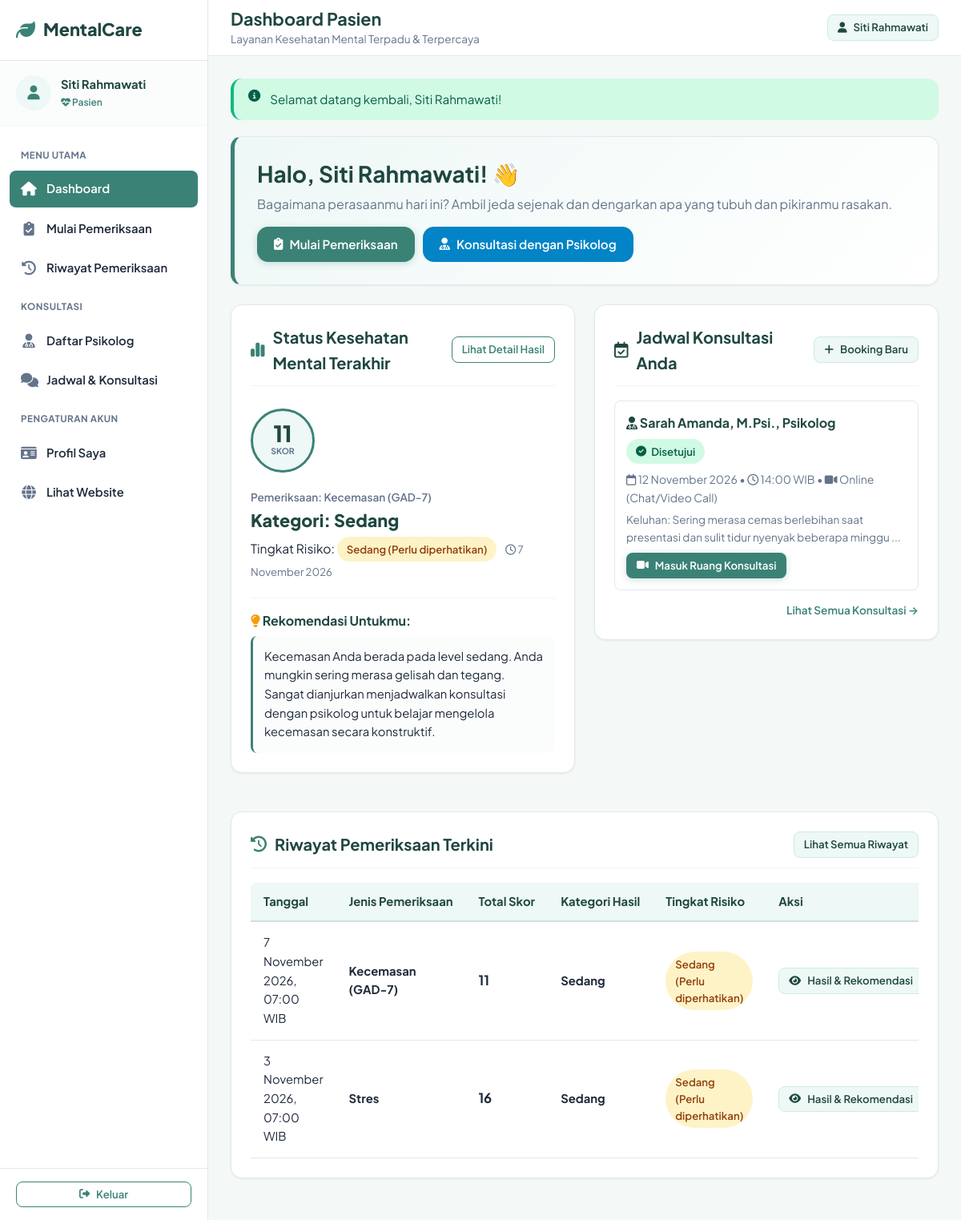
The app's page /pasien/index.php (signed in) with its own data.
### tables this page shows
CREATE TABLE pemeriksaan (
  id INT AUTO_INCREMENT PRIMARY KEY,
  pasien_id INT NOT NULL,
  kategori_id INT NOT NULL,
  total_skor INT NOT NULL,
  kategori_hasil VARCHAR(80) NOT NULL,
  tingkat_risiko VARCHAR(80) NOT NULL,
  rekomendasi TEXT NOT NULL,
  ada_item_kritis TINYINT(1) NOT NULL DEFAULT 0,
  tanggal_pemeriksaan DATETIME NOT NULL DEFAULT CURRENT_TIMESTAMP,
  created_at TIMESTAMP DEFAULT CURRENT_TIMESTAMP,
  FOREIGN KEY (pasien_id) REFERENCES users(id) ON DELETE CASCADE,
  FOREIGN KEY (kategori_id) REFERENCES kategori_assessment(id) ON DELETE CASCADE
);

CREATE TABLE kategori_assessment (
  id INT AUTO_INCREMENT PRIMARY KEY,
  nama VARCHAR(100) NOT NULL,
  kode VARCHAR(40) NOT NULL UNIQUE,
  deskripsi TEXT NOT NULL,
  instruksi TEXT NULL,
  icon VARCHAR(50) DEFAULT 'fa-brain',
  status ENUM('aktif', 'nonaktif') NOT NULL DEFAULT 'aktif',
  created_at TIMESTAMP DEFAULT CURRENT_TIMESTAMP
);

CREATE TABLE konsultasi (
  id INT AUTO_INCREMENT PRIMARY KEY,
  pasien_id INT NOT NULL,
  psikolog_id INT NOT NULL,
  jadwal_id INT NULL,
  tanggal DATE NOT NULL,
  waktu TIME NOT NULL,
  keluhan TEXT NOT NULL,
  metode ENUM('Online (Chat/Video Call)', 'Tatap Muka') NOT NULL DEFAULT 'Online (Chat/Video Call)',
  link_konsultasi VARCHAR(255) NULL,
  status ENUM('menunggu', 'disetujui', 'berlangsung', 'selesai', 'dibatalkan') NOT NULL DEFAULT 'menunggu',
  izinkan_akses_riwayat TINYINT(1) NOT NULL DEFAULT 1 COMMENT '1 jika psikolog boleh melihat hasil skrining pasien',
  created_at TIMESTAMP DEFAULT CURRENT_TIMESTAMP,
  updated_at TIMESTAMP DEFAULT CURRENT_TIMESTAMP ON UPDATE CURRENT_TIMESTAMP,
  FOREIGN KEY (pasien_id) REFERENCES users(id) ON DELETE CASCADE,
  FOREIGN KEY (psikolog_id) REFERENCES psikolog(id) ON DELETE CASCADE,
  FOREIGN KEY (jadwal_id) REFERENCES jadwal_psikolog(id) ON DELETE SET NULL
);

CREATE TABLE users (
  id INT AUTO_INCREMENT PRIMARY KEY,
  nama VARCHAR(120) NOT NULL,
  identitas_nik VARCHAR(50) NULL COMMENT 'NIK atau NIM pasien/pengguna',
  email VARCHAR(120) NOT NULL UNIQUE,
  password VARCHAR(255) NOT NULL,
  role ENUM('admin', 'psikolog', 'pasien') NOT NULL DEFAULT 'pasien',
  no_hp VARCHAR(30) NULL,
  tanggal_lahir DATE NULL,
  jenis_kelamin ENUM('L', 'P') NULL,
  foto VARCHAR(255) NULL DEFAULT 'default.png',
  status ENUM('aktif', 'nonaktif') NOT NULL DEFAULT 'aktif',
  consent_at DATETIME NULL,
  created_at TIMESTAMP DEFAULT CURRENT_TIMESTAMP,
  updated_at TIMESTAMP DEFAULT CURRENT_TIMESTAMP ON UPDATE CURRENT_TIMESTAMP
);

### pasien/index.php (the view, shortened to what this page needs)
<?php
require_once __DIR__ . '/../config/config.php';
$u = require_login(['pasien']);
$stmtLast = db()->prepare('
    SELECT p.*, k.nama as nama_kategori, k.icon
    FROM pemeriksaan p
    JOIN kategori_assessment k ON k.id = p.kategori_id
    WHERE p.pasien_id = ?
    ORDER BY p.tanggal_pemeriksaan DESC
    LIMIT 1
');
$stmtLast->execute([$u['id']]);
$lastCheck = $stmtLast->fetch();
$stmtHistory = db()->prepare('
    SELECT p.*, k.nama as nama_kategori
    FROM pemeriksaan p
    JOIN kategori_assessment k ON k.id = p.kategori_id
    WHERE p.pasien_id = ?
    ORDER BY p.tanggal_pemeriksaan DESC
    LIMIT 5
');
$stmtHistory->execute([$u['id']]);
$history = $stmtHistory->fetchAll();
$stmtConsult = db()->prepare('
    SELECT c.*, u.nama as nama_psikolog, p.spesialisasi, p.nomor_izin
    FROM konsultasi c
    JOIN psikolog p ON p.id = c.psikolog_id
    JOIN users u ON u.id = p.user_id
    WHERE c.pasien_id = ? AND c.status IN ("menunggu", "disetujui", "berlangsung")
    ORDER BY c.tanggal ASC, c.waktu ASC
    LIMIT 3
');
$stmtConsult->execute([$u['id']]);
$upcomingConsults = $stmtConsult->fetchAll();
require __DIR__ . '/../includes/sidebar_pasien.php';
?>
<div class="card" style="background: linear-gradient(135deg, #eef8f6 0%, #ffffff 100%); border-left: 5px solid var(--primary); padding: 28px; margin-bottom: 24px;">
  <div style="display: flex; justify-content: space-between; align-items: center; flex-wrap: wrap; gap: 16px;">
    <div>
      <h2 style="margin-bottom: 6px;">Halo, <?= e($u['nama']) ?>! 👋</h2>
      <p class="muted" style="margin: 0; font-size: 1rem;">
        Bagaimana perasaanmu hari ini? Ambil jeda sejenak dan dengarkan apa yang tubuh dan pikiranmu rasakan.
      </p>
    </div>
    <div style="display: flex; gap: 10px; flex-wrap: wrap;">
      <a href="<?= url('pasien/assessment.php') ?>" class="btn btn-primary">
        <i class="fa-solid fa-clipboard-check"></i> Mulai Pemeriksaan
      </a>
      <a href="<?= url('pasien/psikolog.php') ?>" class="btn btn-secondary">
        <i class="fa-solid fa-user-doctor"></i> Konsultasi dengan Psikolog
      </a>
    </div>
  </div>
</div>
<div class="grid grid-2">
  <div>
    <div class="card">
      <div class="card-header">
        <div class="card-title">
          <i class="fa-solid fa-chart-simple text-primary"></i> Status Kesehatan Mental Terakhir
        </div>
        <?php if ($lastCheck): ?>
          <a href="<?= url('pasien/hasil.php?id=' . $lastCheck['id']) ?>" class="btn btn-outline btn-sm">
            Lihat Detail Hasil
          </a>
        <?php endif; ?>
      </div>
      <?php if ($lastCheck): ?>
        <div style="display: flex; align-items: center; gap: 20px; padding: 10px 0 20px; border-bottom: 1px solid var(--border-light); flex-wrap: wrap;">
          <div style="width: 80px; height: 80px; border-radius: 50%; background: var(--primary-light); display: flex; flex-direction: column; align-items: center; justify-content: center; border: 3px solid var(--primary);">
            <span style="font-size: 1.75rem; font-weight: 800; color: var(--primary-dark); line-height: 1;"><?= (int)$lastCheck['total_skor'] ?></span>
            <span style="font-size: 0.65rem; font-weight: 700; color: var(--text-muted);">SKOR</span>
          </div>
          <div style="flex-grow: 1;">
            <div style="font-size: 0.85rem; color: var(--text-muted); font-weight: 600;">
              Pemeriksaan: <?= e($lastCheck['nama_kategori']) ?>
            </div>
            <div style="font-size: 1.35rem; font-weight: 800; color: var(--primary-dark); margin: 2px 0;">
              Kategori: <?= e($lastCheck['kategori_hasil']) ?>
            </div>
            <div>
              Tingkat Risiko: <?= badge_risiko($lastCheck['kategori_hasil'], $lastCheck['tingkat_risiko']) ?>
              <span class="muted" style="font-size: 0.825rem; margin-left: 8px;">
                <i class="fa-regular fa-clock"></i> <?= format_tanggal($lastCheck['tanggal_pemeriksaan']) ?>
              </span>
            </div>
          </div>
        </div>
        <div style="margin-top: 18px;">
          <h4 style="font-size: 1rem; margin-bottom: 8px; color: var(--primary-dark);">
            <i class="fa-solid fa-lightbulb text-warning"></i> Rekomendasi Untukmu:
          </h4>
          <p style="font-size: 0.925rem; color: var(--text-main); background: #fbfdfc; padding: 14px; border-radius: var(--radius-sm); border-left: 3px solid var(--primary);">
            <?= nl2br(e($lastCheck['rekomendasi'])) ?>
          </p>
        </div>
      <?php endif; ?>
    </div>
  </div>
  <div>
    <div class="card">
      <div class="card-header">
        <div class="card-title">
          <i class="fa-regular fa-calendar-check text-secondary"></i> Jadwal Konsultasi Anda
        </div>
        <a href="<?= url('pasien/psikolog.php') ?>" class="btn btn-light btn-sm">
          <i class="fa-solid fa-plus"></i> Booking Baru
        </a>
      </div>
      <?php if (!empty($upcomingConsults)): ?>
        <?php foreach ($upcomingConsults as $c): ?>
          <div style="padding: 14px; border-radius: var(--radius-sm); border: 1px solid var(--border-color); margin-bottom: 12px; background: #fff;">
            <div style="display: flex; justify-content: space-between; align-items: center; margin-bottom: 8px; flex-wrap: wrap; gap: 8px;">
              <strong style="color: var(--primary-dark); font-size: 1rem;">
                <i class="fa-solid fa-user-doctor text-secondary"></i> <?= e($c['nama_psikolog']) ?>
              </strong>
              <?= badge_status($c['status']) ?>
            </div>
            <div style="font-size: 0.875rem; color: var(--text-muted); margin-bottom: 6px;">
              <span><i class="fa-regular fa-calendar"></i> <?= format_tanggal($c['tanggal']) ?></span> &bull;
              <span><i class="fa-regular fa-clock"></i> <?= substr($c['waktu'], 0, 5) ?> WIB</span> &bull;
              <span><i class="fa-solid fa-video"></i> <?= e($c['metode']) ?></span>
            </div>
            <div class="muted" style="font-size: 0.85rem; margin-bottom: 8px;">
              Keluhan: <?= e(mb_strimwidth($c['keluhan'], 0, 90, '...')) ?>
            </div>
            <?php if ($c['status'] === 'disetujui' && !empty($c['link_konsultasi'])): ?>
              <a href="<?= e($c['link_konsultasi']) ?>" target="_blank" class="btn btn-primary btn-sm">
                <i class="fa-solid fa-video"></i> Masuk Ruang Konsultasi
              </a>
            <?php endif; ?>
          </div>
        <?php endforeach; ?>
        <div style="text-align: right; margin-top: 10px;">
          <a href="<?= url('pasien/konsultasi_riwayat.php') ?>" style="font-size: 0.85rem; font-weight: 600;">Lihat Semua Konsultasi &rarr;</a>
        </div>
      <?php endif; ?>
    </div>
  </div>
</div>
<div class="card" style="margin-top: 24px;">
  <div class="card-header">
    <div class="card-title">
      <i class="fa-solid fa-clock-rotate-left text-primary"></i> Riwayat Pemeriksaan Terkini
    </div>
    <a href="<?= url('pasien/riwayat.php') ?>" class="btn btn-light btn-sm">
      Lihat Semua Riwayat
    </a>
  </div>
  <?php if (!empty($history)): ?>
    <div class="table-responsive">
      <table class="table">
        <thead>
          <tr>
            <th>Tanggal</th>
            <th>Jenis Pemeriksaan</th>
            <th>Total Skor</th>
            <th>Kategori Hasil</th>
            <th>Tingkat Risiko</th>
            <th>Aksi</th>
          </tr>
        </thead>
        <tbody>
          <?php foreach ($history as $h): ?>
            <tr>
              <td><?= format_tanggal($h['tanggal_pemeriksaan'], true) ?></td>
              <td><strong><?= e($h['nama_kategori']) ?></strong></td>
              <td><span style="font-weight: 700; font-size: 1.05rem;"><?= (int)$h['total_skor'] ?></span></td>
              <td><strong><?= e($h['kategori_hasil']) ?></strong></td>
              <td><?= badge_risiko($h['kategori_hasil'], $h['tingkat_risiko']) ?></td>
              <td>
                <a href="<?= url('pasien/hasil.php?id=' . $h['id']) ?>" class="btn btn-light btn-sm">
                  <i class="fa-solid fa-eye"></i> Hasil & Rekomendasi
                </a>
              </td>
            </tr>
          <?php endforeach; ?>
        </tbody>
      </table>
    </div>
  <?php else: ?>
    <p class="muted text-center" style="padding: 20px 0;">Belum ada riwayat pemeriksaan yang tercatat.</p>
  <?php endif; ?>
</div>
<?php require __DIR__ . '/../includes/dashboard_footer.php'; ?>

### config/config.php (shortened to what this page needs)
<?php
function db(): PDO {
    static $pdo = null;
    if ($pdo === null) {
        $dsn = 'mysql:host=' . DB_HOST . ';dbname=' . DB_NAME . ';charset=utf8mb4';
        $options = [
            PDO::ATTR_ERRMODE => PDO::ERRMODE_EXCEPTION,
            PDO::ATTR_DEFAULT_FETCH_MODE => PDO::FETCH_ASSOC,
            PDO::ATTR_EMULATE_PREPARES => false,
            PDO::MYSQL_ATTR_INIT_COMMAND => "SET NAMES utf8mb4 COLLATE utf8mb4_unicode_ci"
        ];
        $pdo = new PDO($dsn, DB_USER, DB_PASS, $options);
    }
    return $pdo;
}
function e($str): string {
    return htmlspecialchars((string)($str ?? ''), ENT_QUOTES, 'UTF-8');
}
function url(string $path = ''): string {
    $cleanPath = ltrim($path, '/');
    return BASE_URL . ($cleanPath ? '/' . $cleanPath : '');
}
function current_user(): ?array {
    return $_SESSION['user'] ?? null;
}
function require_login(array $roles = []): array {
    $u = current_user();
    return $u;
}
function format_tanggal(?string $date, bool $includeTime = false): string {
    $timestamp = strtotime($date);
    $bulan = [
        1 => 'Januari', 'Februari', 'Maret', 'April', 'Mei', 'Juni',
        'Juli', 'Agustus', 'September', 'Oktober', 'November', 'Desember'
    ];
    $d = date('j', $timestamp);
    $m = $bulan[(int)date('n', $timestamp)];
    $y = date('Y', $timestamp);
    $formatted = "$d $m $y";
    if ($includeTime) {
        $formatted .= ', ' . date('H:i', $timestamp) . ' WIB';
    }
    return $formatted;
}
function badge_status(string $status): string {
    $status = strtolower($status);
    $map = [
        'menunggu' => ['label' => 'Menunggu Konfirmasi', 'class' => 'badge-warning', 'icon' => 'fa-clock'],
        'disetujui' => ['label' => 'Disetujui', 'class' => 'badge-success', 'icon' => 'fa-check-circle'],
        'berlangsung' => ['label' => 'Sedang Berlangsung', 'class' => 'badge-info', 'icon' => 'fa-video'],
        'selesai' => ['label' => 'Selesai', 'class' => 'badge-primary', 'icon' => 'fa-circle-check'],
        'dibatalkan' => ['label' => 'Dibatalkan', 'class' => 'badge-danger', 'icon' => 'fa-times-circle'],
        'aktif' => ['label' => 'Aktif', 'class' => 'badge-success', 'icon' => 'fa-check'],
        'nonaktif' => ['label' => 'Nonaktif', 'class' => 'badge-secondary', 'icon' => 'fa-ban'],
        'terverifikasi' => ['label' => 'Terverifikasi', 'class' => 'badge-success', 'icon' => 'fa-certificate'],
    ];
    $conf = $map[$status] ?? ['label' => ucfirst($status), 'class' => 'badge-secondary', 'icon' => 'fa-info-circle'];
    return '<span class="badge ' . $conf['class'] . '"><i class="fa-solid ' . $conf['icon'] . '"></i> ' . e($conf['label']) . '</span>';
}
function badge_risiko(string $kategori, string $tingkat_risiko = ''): string {
    $k = strtolower($kategori);
    $r = strtolower($tingkat_risiko);
    $badgeClass = 'badge-success';
    if (strpos($k, 'tinggi') !== false || strpos($r, 'tinggi') !== false || strpos($k, 'berat') !== false) {
        $badgeClass = 'badge-danger';
    } elseif (strpos($k, 'sedang') !== false || strpos($r, 'perlu') !== false || strpos($r, 'sedang') !== false) {
        $badgeClass = 'badge-warning';
    } elseif (strpos($k, 'ringan') !== false) {
        $badgeClass = 'badge-info';
    }
    $text = e($kategori);
    if ($tingkat_risiko && $tingkat_risiko !== $kategori) {
        $text .= ' (' . e($tingkat_risiko) . ')';
    }
    return '<span class="badge ' . $badgeClass . '">' . $text . '</span>';
}

### records on screen
pemeriksaan: total_skor "11", kategori.nama "Kecemasan (GAD-7)", kategori_hasil "Sedang", text "Sedang (Perlu diperhatikan)", tanggal_pemeriksaan "7 November 2026", rekomendasi "Kecemasan Anda berada pada level sedang. Anda mungkin sering merasa gelisah dan tegang. Sangat dianjurkan menjadwalkan konsultasi dengan psikolog untuk belajar mengelola kecemasan secara konstruktif.", tanggal_pemeriksaan "7 November 2026, 07:00 WIB"
konsultasi: users.nama "Sarah Amanda, M.Psi., Psikolog", status "Disetujui", tanggal "12 November 2026", waktu "14:00", metode "Online (Chat/Video Call)", keluhan "Sering merasa cemas berlebihan saat presentasi dan sulit tidur nyenyak beberapa minggu ..."
pemeriksaan: tanggal_pemeriksaan "3 November 2026, 07:00 WIB", kategori.nama "Stres", total_skor "16", kategori_hasil "Sedang", text "Sedang (Perlu diperhatikan)"

### other values on screen
APP_NAME "MentalCare"
$u['nama'] "Siti Rahmawati"
$pageTitle "Dashboard Pasien"
APP_TAGLINE "Layanan Kesehatan Mental Terpadu & Terpercaya"
$flash['message'] "Selamat datang kembali, Siti Rahmawati!"
